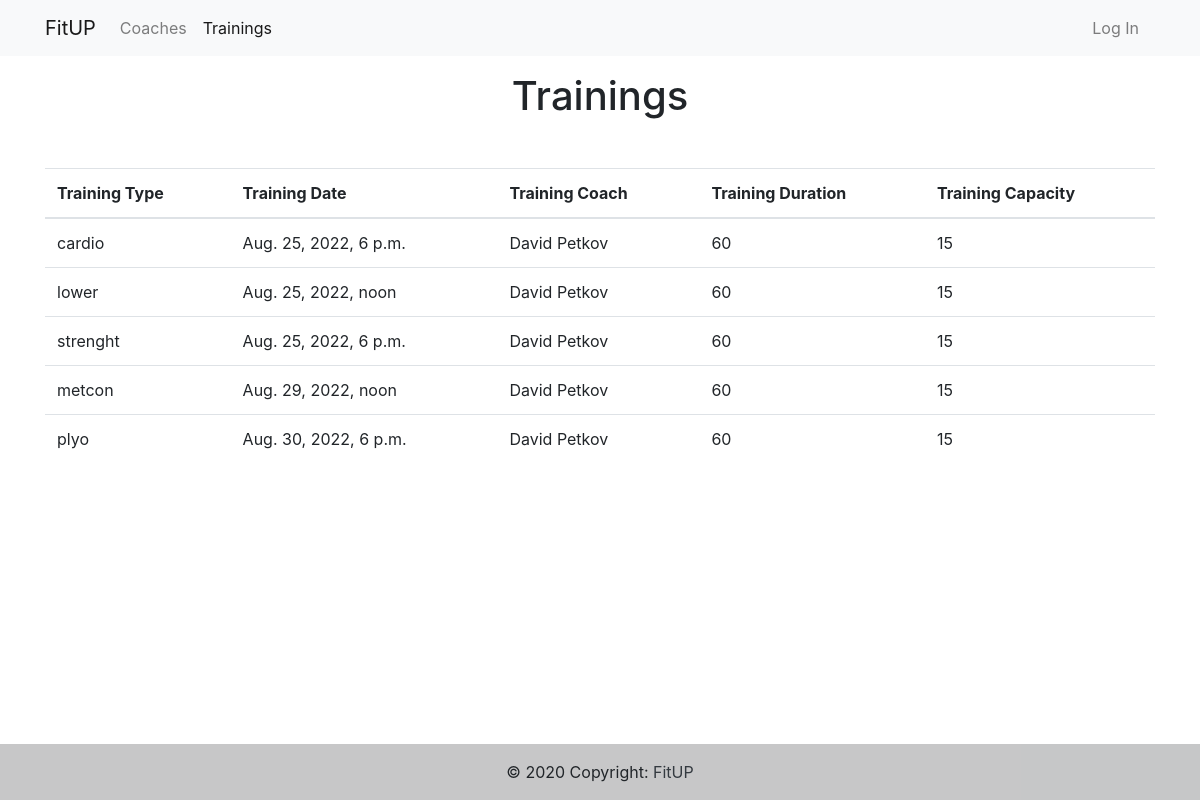
The app's page /Trainings/ with its own data.
### FitUp/models.py (models this page shows, shortened)
class Training(models.Model):
    class TrainingTypes(Enum):
        cardio = 'Cardio'
        plyo = 'Plyo'
        upper = 'Upper Body Workout'
        lower = 'Lower Body Workout'
        strenght = 'Strenght Training'
        metcon = 'Full Body Weight Training'
    type = models.CharField(max_length=50, choices=TrainingTypes.choices())
    duration_min = models.IntegerField(default=60)
    datetime = models.DateTimeField()
    capacity = models.IntegerField(default=15)
    Coach = models.ForeignKey(Coach, on_delete=models.CASCADE, null=True, blank=True)

class Coach(models.Model):
    first_name = models.CharField(max_length=50)
    last_name = models.CharField(max_length=30)
    age = models.IntegerField()
    email = models.EmailField(max_length=50)
    user = models.ForeignKey(User, on_delete=models.CASCADE, null=True, blank=True)
    start_day = models.DateField(default=django.utils.timezone.now())
    gender = models.CharField(max_length=1)
    rate = models.FloatField(default=0.0,)
    rate_num = models.IntegerField(default=0)
    num_week = models.IntegerField(default=0)
    num_month = models.IntegerField(default=0)
    num_year = models.IntegerField(default=0)
    num_all_trainings = models.IntegerField(default=0)

### FitUp/views.py (the view)
# urls.py: path('Trainings/', Trainings, name="Trainings"),
def Trainings(request):
    query = Training.objects.filter()
    context = {"trainings": query}
    return render(request, "Trainings.html", context)

### FitUp/templates/Trainings.html (shortened to what this page needs)
<!DOCTYPE html>
<html lang="en">
<head>
    <link rel="stylesheet" href="https://cdn.jsdelivr.net/npm/bootstrap@4.0.0/dist/css/bootstrap.min.css"
>
</head>
<body>
<div>
    <nav class="navbar navbar-expand-lg navbar-light bg-light mb-3">
        <div class="container">
    <a class="navbar-brand active" href="{% url 'index' %}">FitUP</a>
          <div class="collapse navbar-collapse" id="navbarSupportedContent">
          {% block contentt %}
               {% if user.is_authenticated %}
                <ul class="navbar-nav mr-auto">
                  <li class="nav-item">
                    <a class="nav-link" href="/Reservations">Reservations <span class="sr-only">(current)</span></a>
                  </li>
                  <li class="nav-item">
                    <a class="nav-link" href="/Trainings">Trainings</a>
                  </li>
                  <li class="nav-item dropdown">
                    <a class="nav-link dropdown-toggle" href="#" id="navbarDropdown" role="button" data-toggle="dropdown" aria-haspopup="true" aria-expanded="false">
                      Users
                    </a>
                    <div class="dropdown-menu" aria-labelledby="navbarDropdown">
                      <a class="dropdown-item" href="/Clients">Clients</a>
                      <a class="dropdown-item" href="/Coaches">Coaches</a>
                    </div>
                  </li>
                  <li class="nav-item">
                    <a class="nav-link disabled" href="/Payments">Payments</a>
                  </li>
                </ul>
              {% else %}
                <ul class="navbar-nav mr-auto">
                  <li class="nav-item">
                    <a class="nav-link" href="/Coaches">Coaches <span class="sr-only">(current)</span></a>
                  </li>
                  <li class="nav-item">
                    <a class="nav-link active" href="/Trainings">Trainings</a>
                  </li>
                </ul>
              {% endif %}
          {% endblock %}
            <ul class="navbar-nav my-sm-0">
              {% block content %}
                {% if user.is_authenticated %}
                    <li class="nav-item mr-sm-2" >
                        <a class="nav-link" href="#">{{ user.username }}</a>
                    </li>
                    <li class="nav-item mr-sm-2" >
                        <a class="nav-link" href="{% url 'logout' %}">Log Out</a>
                    </li>
                {% else %}
                   <li class="nav-item mr-sm-2" >
                       <a class="nav-link" href="/login">Log In</a>
                    </li>
                {% endif %}
              {% endblock %}
            </ul>
          </div>
        </div>
    </nav>
    <div class="container pb-3 ">
        <h1 class="text-center">Trainings</h1>
        <table class="table mt-5">
            <thead>
                <tr>
                    <th>
                        Training Type
                    </th>
                    <th>
                        Training Date
                    </th>
                    <th>
                        Training Coach
                    </th>
                    <th>
                        Training Duration
                    </th>
                    <th>
                        Training Capacity
                    </th>
                </tr>
            </thead>
            <tbody>
            {% for t in trainings %}
                <tr>
                    <td>
                        {{ t.type}}
                    </td>
                    <td>
                        {{ t.datetime }}
                    </td>
                    <td>
                       {{ t.Coach.first_name}} {{ t.Coach.last_name }}
                    </td>
                    <td>
                       {{ t.duration_min }}
                    </td>
                     <td>
                       {{ t.capacity }}
                    </td>
                </tr>
            {% endfor %}
            </tbody>
        </table>
    </div>
    <footer class="bg-light text-center text-lg-start fixed-bottom">
      <div class="text-center p-3" style="background-color: rgba(0, 0, 0, 0.2);">
        © 2020 Copyright:
        <a class="text-dark" href="{% url 'index' %}">FitUP</a>
      </div>
    </footer>
</div>
</body>
</html>

### records on screen
Training: type "cardio", datetime "Aug. 25, 2022, 6 p.m.", Coach.first_name "David", Coach.last_name "Petkov", duration_min "60", capacity "15"
Training: type "lower", datetime "Aug. 25, 2022, noon", Coach.first_name "David", Coach.last_name "Petkov", duration_min "60", capacity "15"
Training: type "strenght", datetime "Aug. 25, 2022, 6 p.m.", Coach.first_name "David", Coach.last_name "Petkov", duration_min "60", capacity "15"
Training: type "metcon", datetime "Aug. 29, 2022, noon", Coach.first_name "David", Coach.last_name "Petkov", duration_min "60", capacity "15"
Training: type "plyo", datetime "Aug. 30, 2022, 6 p.m.", Coach.first_name "David", Coach.last_name "Petkov", duration_min "60", capacity "15"
